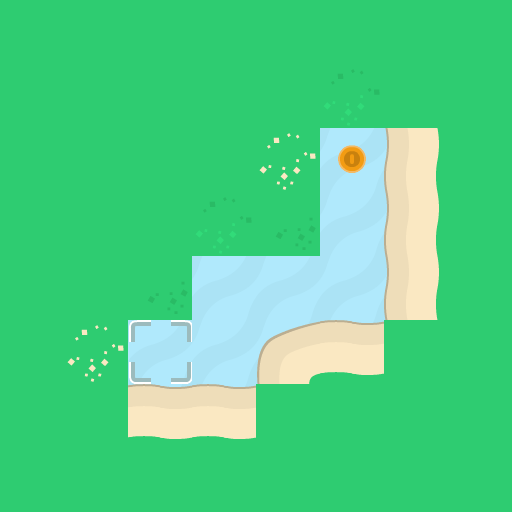

This is a level from a 2D game, rendered from its Tiled map with the project's own tilesets. A one-line summary and the complete map file follow:
An orthogonal 8x8 tile map with 64x64 px tiles, 3 tile layers (background, walls, objects).

<map version="1.10" tiledversion="1.11.2" orientation="orthogonal" renderorder="right-down" width="8" height="8" tilewidth="64" tileheight="64" infinite="0" nextlayerid="5" nextobjectid="1">
 <properties>
  <property name="character_bottom" value="[[16,0]]" />
  <property name="character_left" value="[[16,3]]" />
  <property name="character_right" value="[[16,2]]" />
  <property name="character_top" value="[[16,1]]" />
 </properties>
 <tileset firstgid="1" source="tiles_sheet.tsx" />
 <layer id="4" name="background" width="8" height="8">
  <data encoding="csv">
77,77,77,77,77,77,77,77,
77,77,77,77,77,77,77,77,
77,77,77,77,77,77,77,77,
77,77,77,77,77,77,77,77,
77,77,77,77,77,77,77,77,
77,77,77,77,77,77,77,77,
77,77,77,77,77,77,77,77,
77,77,77,77,77,77,77,77
</data>
 </layer>
 <layer id="1" name="walls" width="8" height="8">
  <data encoding="csv">
24,24,24,24,24,24,24,24,
24,24,24,24,24,41,24,24,
24,24,24,24,25,0,23,24,
24,24,24,41,42,0,23,24,
24,24,42,0,0,0,23,24,
24,25,0,0,6,7,24,24,
24,24,7,7,24,24,24,24,
24,24,24,24,24,24,24,24
</data>
 </layer>
 <layer id="3" name="objects" width="8" height="8">
  <data encoding="csv">
0,0,0,0,0,0,0,0,
0,0,0,0,0,0,0,0,
0,0,0,0,0,85,0,0,
0,0,0,0,0,0,0,0,
0,0,0,0,0,0,0,0,
0,0,102,0,0,0,0,0,
0,0,0,0,0,0,0,0,
0,0,0,0,0,0,0,0
</data>
 </layer>
</map>
